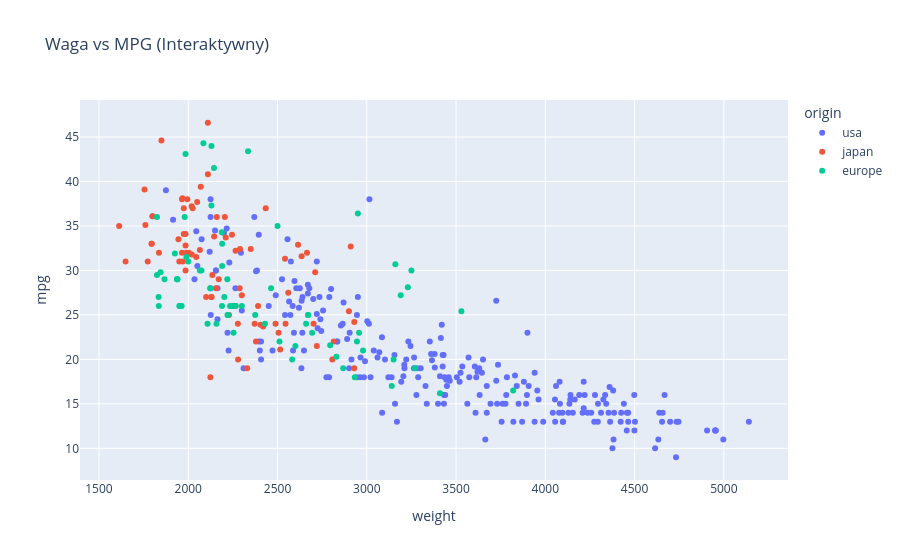

The notebook cell this image was saved under:
### Markdown cell above
### Wizualizacja 1: Waga a Wydajność

### Code cell
fig = px.scatter(df, x="weight", y="mpg", color="origin", 
                 hover_name="name", 
                 title="Waga vs MPG (Interaktywny)")
fig.show()

### Figure 1 — Plotly figure (JSON) as saved in the notebook; plotly's stock layout.template omitted (floating-point values rounded to 4 significant figures; data arrays with more than 128 entries replaced by an {"elided": "..."} marker saying what was removed)
{"data": [{"hovertemplate": "<b>%{hovertext}</b><br><br>origin=usa<br>weight=%{x}<br>mpg=%{y}<extra></extra>", "hovertext": {"elided": "245 str values"}, "legendgroup": "usa", "marker": {"color": "#636efa", "symbol": "circle"}, "mode": "markers", "name": "usa", "orientation": "v", "showlegend": true, "type": "scatter", "x": {"elided": "245 int values"}, "xaxis": "x", "y": {"elided": "245 float values"}, "yaxis": "y"}, {"hovertemplate": "<b>%{hovertext}</b><br><br>origin=japan<br>weight=%{x}<br>mpg=%{y}<extra></extra>", "hovertext": ["toyota corona mark ii", "datsun pl510", "datsun pl510", "toyota corona", "toyota corolla 1200", "datsun 1200", "toyota corona hardtop", "mazda rx2 coupe", "datsun 510 (sw)", "toyouta corona mark ii (sw)", "toyota corolla 1600 (sw)", "toyota carina", "datsun 610", "maxda rx3", "toyota mark ii", "datsun b210", "toyota corolla 1200", "toyota corona", "datsun 710", "honda civic", "subaru", "toyota corolla", "toyota corona", "datsun 710", "honda civic cvcc", "honda civic", "datsun b-210", "toyota corolla", "toyota mark ii", "honda accord cvcc", "datsun f-10 hatchback", "toyota corolla liftback", "subaru dl", "datsun 810", "mazda rx-4", "mazda glc deluxe", "datsun b210 gx", "honda civic cvcc", "toyota corona", "datsun 510", "toyota celica gt liftback", "datsun 200-sx", "honda accord lx", "maxda glc deluxe", "datsun 210", "toyota corolla tercel", "datsun 310", "toyota corona liftback", "mazda 626", "datsun 510 hatchback", "toyota corolla", "mazda glc", "datsun 210", "honda civic 1500 gl", "subaru dl", "datsun 280-zx", "mazda rx-7 gs", "honda accord", "toyota starlet", "honda civic 1300", "subaru", "datsun 210 mpg", "toyota tercel", "mazda glc 4", "honda prelude", "toyota corolla", "datsun 200sx", "mazda 626", "toyota cressida", "datsun 810 maxima", "mazda glc custom l", "mazda glc custom", "nissan stanza xe", "honda accord", "toyota corolla", "honda civic", "honda civic (auto)", "datsun 310 gx", "toyota celica gt"], "legendgroup": "japan", "marker": {"color": "#EF553B", "symbol": "circle"}, "mode": "markers", "name": "japan", "orientation": "v", "showlegend": true, "type": "scatter", "x": [2372, 2130, 2130, 2228, 1773, 1613, 2278, 2330, 2288, 2506, 2100, 2279, 2379, 2124, 2807, 1950, 1836, 1649, 2003, 2489, 2391, 2171, 2702, 2545, 1795, 1795, 1990, 2155, 2930, 2045, 1945, 2265, 1985, 2815, 2720, 1985, 2070, 1800, 2560, 2300, 2515, 2405, 2135, 1975, 2020, 1968, 2019, 2711, 2542, 2434, 2265, 2110, 2110, 1850, 2145, 2910, 2420, 2290, 1755, 1760, 2065, 1975, 2050, 1985, 2210, 2350, 2615, 2635, 2900, 2930, 2025, 1970, 2160, 2205, 2245, 1965, 1965, 1995, 2665], "xaxis": "x", "y": [24.0, 27.0, 27.0, 25.0, 31.0, 35.0, 24.0, 19.0, 28.0, 23.0, 27.0, 20.0, 22.0, 18.0, 20.0, 31.0, 32.0, 31.0, 32.0, 24.0, 26.0, 29.0, 24.0, 24.0, 33.0, 33.0, 32.0, 28.0, 19.0, 31.5, 33.5, 26.0, 30.0, 22.0, 21.5, 32.8, 39.4, 36.1, 27.5, 27.2, 21.1, 23.9, 29.5, 34.1, 31.8, 38.1, 37.2, 29.8, 31.3, 37.0, 32.2, 46.6, 40.8, 44.6, 33.8, 32.7, 23.7, 32.4, 39.1, 35.1, 32.3, 37.0, 37.7, 34.1, 33.7, 32.4, 32.9, 31.6, 25.4, 24.2, 37.0, 31.0, 36.0, 36.0, 34.0, 38.0, 32.0, 38.0, 32.0], "yaxis": "y"}, {"hovertemplate": "<b>%{hovertext}</b><br><br>origin=europe<br>weight=%{x}<br>mpg=%{y}<extra></extra>", "hovertext": ["volkswagen 1131 deluxe sedan", "peugeot 504", "audi 100 ls", "saab 99e", "bmw 2002", "opel 1900", "peugeot 304", "fiat 124b", "volkswagen model 111", "volkswagen type 3", "volvo 145e (sw)", "volkswagen 411 (sw)", "peugeot 504 (sw)", "renault 12 (sw)", "volkswagen super beetle", "fiat 124 sport coupe", "fiat 128", "opel manta", "audi 100ls", "volvo 144ea", "saab 99le", "audi fox", "volkswagen dasher", "opel manta", "fiat 128", "fiat 124 tc", "fiat x1.9", "volkswagen dasher", "volkswagen rabbit", "audi 100ls", "peugeot 504", "volvo 244dl", "saab 99le", "fiat 131", "opel 1900", "renault 12tl", "vw rabbit", "volkswagen rabbit", "volvo 245", "peugeot 504", "mercedes-benz 280s", "renault 5 gtl", "volkswagen rabbit custom", "volkswagen dasher", "bmw 320i", "volkswagen rabbit custom diesel", "audi 5000", "volvo 264gl", "saab 99gle", "peugeot 604sl", "volkswagen scirocco", "vw rabbit custom", "mercedes benz 300d", "peugeot 504", "fiat strada custom", "vw rabbit", "audi 4000", "vw rabbit c (diesel)", "vw dasher (diesel)", "audi 5000s (diesel)", "mercedes-benz 240d", "vokswagen rabbit", "triumph tr7 coupe", "volkswagen jetta", "peugeot 505s turbo diesel", "volvo diesel", "volkswagen rabbit l", "vw pickup"], "legendgroup": "europe", "marker": {"color": "#00cc96", "symbol": "circle"}, "mode": "markers", "name": "europe", "orientation": "v", "showlegend": true, "type": "scatter", "x": [1835, 2672, 2430, 2375, 2234, 2123, 2074, 2065, 1834, 2254, 2933, 2511, 2979, 2189, 1950, 2265, 1867, 2158, 2582, 2868, 2660, 2219, 1963, 2300, 2108, 2246, 2000, 2223, 1937, 2694, 2957, 2945, 2671, 2464, 2220, 2202, 1937, 1825, 3150, 3270, 3820, 1825, 1940, 2190, 2600, 1985, 2830, 3140, 2795, 3410, 1990, 1925, 3530, 3190, 2130, 2144, 2188, 2085, 2335, 2950, 3250, 1845, 2500, 2190, 3230, 3160, 1980, 2130], "xaxis": "x", "y": [26.0, 25.0, 24.0, 25.0, 26.0, 28.0, 30.0, 30.0, 27.0, 23.0, 18.0, 22.0, 21.0, 26.0, 26.0, 26.0, 29.0, 24.0, 20.0, 19.0, 24.0, 29.0, 26.0, 26.0, 24.0, 26.0, 31.0, 25.0, 29.0, 23.0, 23.0, 22.0, 25.0, 28.0, 25.0, 27.0, 29.0, 29.5, 20.0, 19.0, 16.5, 36.0, 29.0, 30.5, 21.5, 43.1, 20.3, 17.0, 21.6, 16.2, 31.5, 31.9, 25.4, 27.2, 37.3, 41.5, 34.3, 44.3, 43.4, 36.4, 30.0, 29.8, 35.0, 33.0, 28.1, 30.7, 36.0, 44.0], "yaxis": "y"}], "layout": {"legend": {"title": {"text": "origin"}, "tracegroupgap": 0}, "title": {"text": "Waga vs MPG (Interaktywny)"}, "xaxis": {"anchor": "y", "domain": [0, 1], "title": {"text": "weight"}}, "yaxis": {"anchor": "x", "domain": [0, 1], "title": {"text": "mpg"}}}}
